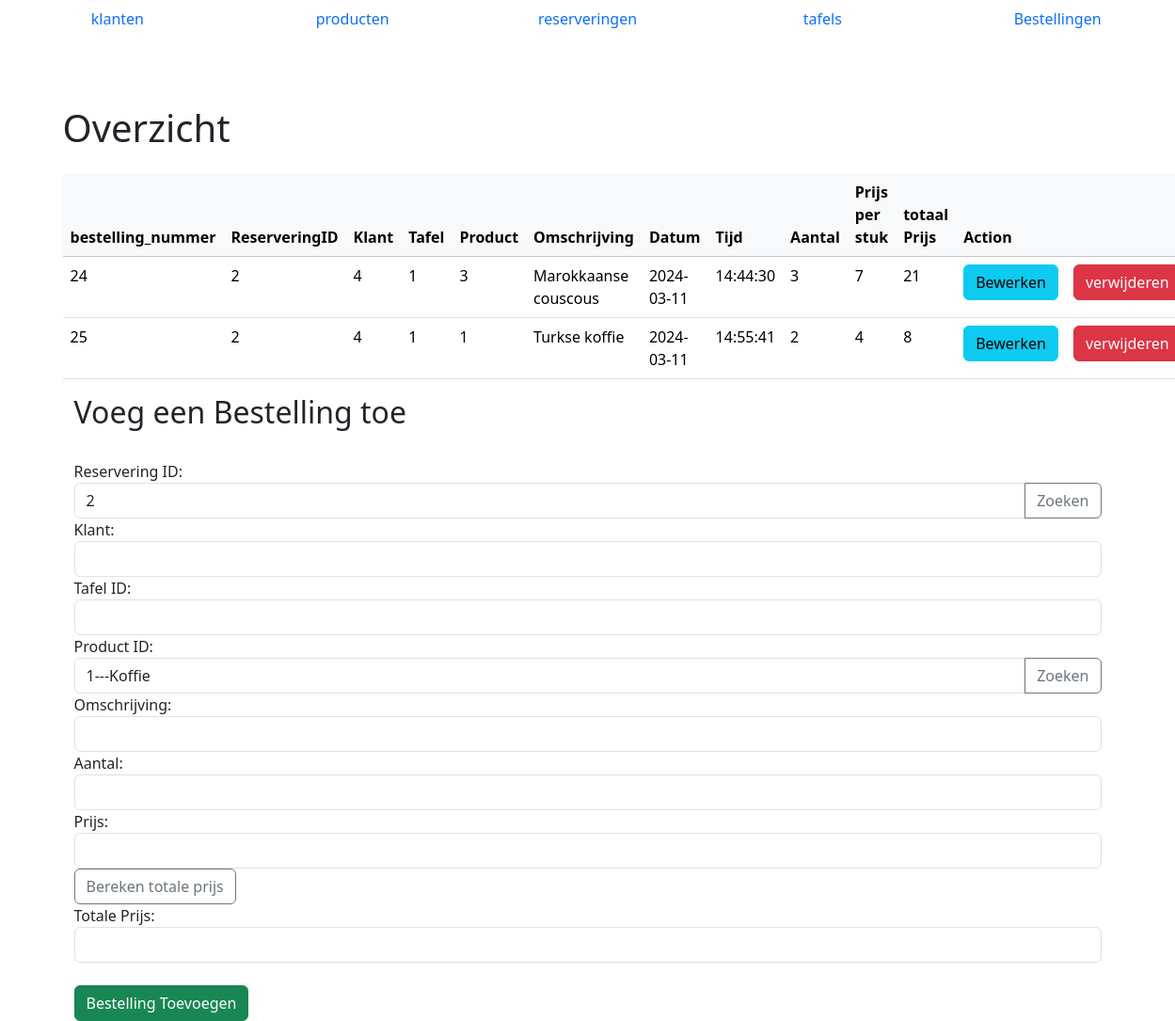
Screenshot of /rekening/bestelling-overzicht.php with the database file from the repository.
### tables this page shows
CREATE TABLE `bestelling` (
  `bestelling_id` int(11) NOT NULL,
  `ReserveringID` int(11) NOT NULL,
  `klant_id` int(11) NOT NULL,
  `tafel_id` int(11) NOT NULL,
  `product_id` int(11) NOT NULL,
  `omschrijving` varchar(255) NOT NULL,
  `datum` date NOT NULL,
  `tijd` time NOT NULL,
  `aantal` int(11) NOT NULL,
  `Prijs` decimal(10,0) NOT NULL,
  `totaal_prijs` decimal(10,0) NOT NULL
);

### db.php (called while the page is built, shortened)
<?php
class db
{
    private $dbh;
    public function __construct($db, $host = "localhost:3306", $user = "root", $pass = "")
    {
        try {
            $this->dbh = new PDO("mysql:host=$host;dbname=$db", $user, $pass);
            $this->dbh->setAttribute(PDO::ATTR_ERRMODE, PDO::ERRMODE_EXCEPTION);
        } catch (PDOException $e) {
            die("Connection failed: " . $e->getMessage());
        }
    }
    public function run($sql, $args = NULL)
    {
        $stmt = $this->dbh->prepare($sql);
        $stmt->execute($args);
        return $stmt;
    }
}
$mydb = new db("cascade");

### rekening/rekening.php (called while the page is built, shortened)
<?php
include_once('../db.php');
class Rekening
{
    protected $db;
    private $table = "bestelling";
    public function __construct()
    {
        global $mydb;
        $this->db = $mydb;
    }
    public function selectAll()
    {
        $sql = "SELECT * FROM $this->table";
        $stmt = $this->db->run($sql);
        $result = $stmt->fetchAll(PDO::FETCH_ASSOC);
        return $result;
    }
}

### reservering/reservering.php (called while the page is built, shortened)
<?php
include_once('../db.php');
class Reservering
{
    protected $db;
    private $table = "reservering";
    public function __construct()
    {
        global $mydb;
        $this->db = $mydb;
    }
    public function selectAll()
    {
        $sql = "SELECT * FROM $this->table";
        $stmt = $this->db->run($sql);
        $result = $stmt->fetchAll(PDO::FETCH_ASSOC);
        return $result;
    }
}
?>

### product/product.php (called while the page is built, shortened)
<?php
include_once('../db.php');
class Product
{
    protected $db;
    private $table = "product";
    public function __construct()
    {
        global $mydb;
        $this->db = $mydb;
    }
    public function selectAll()
    {
        $sql = "SELECT * FROM $this->table";
        $stmt = $this->db->run($sql);
        $result = $stmt->fetchAll(PDO::FETCH_ASSOC);
        return $result;
    }
}

### rekening/bestelling-overzicht.php (the view, shortened to what this page needs)
<?php
include_once 'rekening.php';
include_once '../reservering/reservering.php';
include_once '../product/product.php';
$rekening = new Rekening();
$producten = new Product();
$reservering = new Reservering();
$product = $producten->selectAll();
$reserveringData = $reservering->selectAll();
?>
<!DOCTYPE html>
<html lang="en">
<head>
    <link href="https://cdn.jsdelivr.net/npm/bootstrap@5.3.3/dist/css/bootstrap.min.css" rel="stylesheet">
</head>
<body>
    <nav id="navbar"></nav> <br>
    <div class="container">
        <h1 class="mt-5 mb-4">Overzicht</h1>
        <table class="table">
            <thead>
                <tr>
                    <th class='table-light'>bestelling_nummer</th>
                    <th class='table-light'>ReserveringID </th>
                    <th class='table-light'>Klant </th>
                    <th class='table-light'>Tafel</th>
                    <th class='table-light'>Product</th>
                    <th class='table-light'>Omschrijving</th>
                    <th class='table-light'>Datum</th>
                    <th class='table-light'>Tijd</th>
                    <th class='table-light'>Aantal</th>
                    <th class='table-light'>Prijs per stuk </th>
                    <th class='table-light'>totaal Prijs</th>
                    <th class='table-light' colspan='2'>Action</th>
                </tr>
            </thead>
            <tbody>
                <?php
                $rekeningen = $rekening->selectAll();
                foreach ($rekeningen as $rekening) {
                    echo "<tr>";
                    echo "<td>" . $rekening['bestelling_id'] . "</td>";
                    echo "<td>" . $rekening['ReserveringID'] . "</td>";
                    echo "<td>" . $rekening['klant_id'] . "</td>";
                    echo "<td>" . $rekening['tafel_id'] . "</td>";
                    echo "<td>" . $rekening['product_id'] . "</td>";
                    echo "<td>" . $rekening['omschrijving'] . "</td>";
                    echo "<td>" . $rekening['datum'] . "</td>";
                    echo "<td>" . $rekening['tijd'] . "</td>";
                    echo "<td>" . $rekening['aantal'] . "</td>";
                    echo "<td>" . $rekening['Prijs'] . "</td>";
                    echo "<td>" . $rekening['totaal_prijs'] . "</td>";
                    echo "<td><a href='update_rekening.php?bestelling_id={$rekening['bestelling_id']}' class='btn btn-info'>Bewerken</a></td>";
                    echo "<td><a href='delete_rekening.php?bestelling_id={$rekening['bestelling_id']}' class='btn btn-danger'>verwijderen</a></td>";
                    echo "</tr>";
                }
                ?>
            </tbody>
        </table>
        <div class="container">
            <h2>Voeg een Bestelling toe</h2> <br>
            <form method="POST" action="">
                <div class="form-group">
                    <label for="ReserveringID">Reservering ID:</label>
                    <div class="input-group">
                        <select class="form-control" name="ReserveringID" id="ReserveringID">
                            <?php foreach ($reserveringData as $reserveringItem) : ?>
                                <option value="<?php echo $reserveringItem['ReserveringID']; ?>"><?php echo $reserveringItem['ReserveringID']; ?></option>
                            <?php endforeach; ?>
                        </select>
                        <button type="button" class="btn btn-outline-secondary" onclick="fetchReservationData()">Zoeken</button>
                    </div>
                </div>
                <div class="form-group">
                    <label for="klant_id">Klant:</label>
                    <input type="text" class="form-control" name="klant_id" id="klant_id" readonly>
                </div>
                <div class="form-group">
                    <label for="tafel_id">Tafel ID:</label>
                    <input type="text" class="form-control" name="tafel_id" id="tafel_id" readonly>
                </div>
                <div class="form-group">
                    <label for="product_id">Product ID:</label>
                    <div class="input-group">
                        <select class="form-control" name="product_id" id="product_id">
                            <?php foreach ($product as $productItem) : ?>
                                <option value="<?php echo $productItem['productid']; ?>"><?php echo $productItem['productid'];
                                                                                            echo '---';
                                                                                            echo $productItem['product'];  ?> </option>
                            <?php endforeach; ?>
                        </select>
                        <button type="button" class="btn btn-outline-secondary" onclick="fetchProductData()">Zoeken</button>
                    </div>
                </div>
                <div class="form-group">
                    <label for="omschrijving">Omschrijving:</label>
                    <input type="text" class="form-control" name="omschrijving" id="omschrijving">
                </div>
                <div class="form-group">
                    <label for="aantal">Aantal:</label>
                    <input type="text" class="form-control" name="aantal" id="aantal">
                </div>
                <div class="form-group">
                    <label for="Prijs">Prijs:</label>
                    <input type="text" class="form-control" name="Prijs" id="Prijs">
                    <button type="button" class="btn btn-outline-secondary" onclick="calculateTotal()">Bereken totale prijs</button>
                </div>
                <div class="form-group">
                    <label for="totaal_prijs">Totale Prijs:</label>
                    <input type="text" class="form-control" name="totaal_prijs" id="totaal_prijs" readonly>
                </div>
                <br>
                <button type="submit" class="btn btn-success" name="submit">Bestelling Toevoegen</button>
            </form>
        </div>
</body>
</html>

### rows the page displays
bestelling: bestelling_id "24", ReserveringID "2", klant "4", tafel "1", product "3", omschrijving "Marokkaanse couscous", datum "2024-03-11", tijd "14:44:30", aantal "3", Prijs "7", totaal_prijs "21"
bestelling: bestelling_id "25", ReserveringID "2", klant "4", tafel "1", product "1", omschrijving "Turkse koffie", datum "2024-03-11", tijd "14:55:41", aantal "2", Prijs "4", totaal_prijs "8"

### other values shown
form field ReserveringID "2"
form field product_id "1---Koffie"
